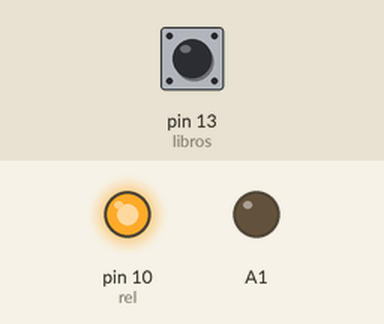
Bench run of a sketch on a simulated Arduino Uno, built with avr-gcc and run on an emulated ATmega328P. Parts: output pins drawn as LEDs (lit = HIGH). Inputs (shaded band) come from the test bench; at power-on: pin 13 (libros) HIGH. What the sketch prints to the serial monitor is not drawn.

Above: at 1.2 s.
1.3 s: pin 13 (libros) pulled LOW for 0.15 s
At 1.37 s:
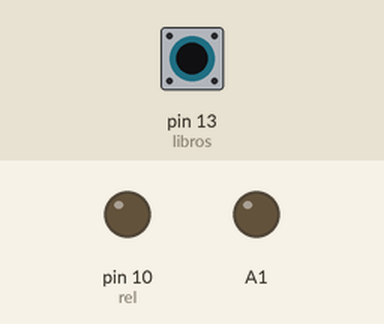
2.9 s: pin 13 (libros) pulled LOW for 3.2 s
At 7.2 s:
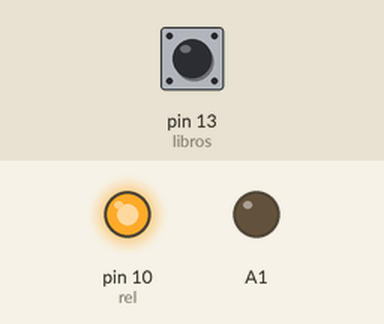
Timing chart, 0 to 8.7 s (numbered marks = the images above; inputs shaded):
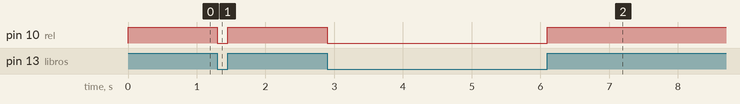

The sketch:

ajedres.ino
```cpp
const int libros = 13;
const int rel = 10;

void setup() {
 pinMode(rel,OUTPUT);
 pinMode(A1, OUTPUT);
  digitalWrite(A1, LOW);
 pinMode(libros,INPUT);
 digitalWrite(libros,HIGH);

Serial.begin(9600);

}

void loop() {

  Serial.print(digitalRead(libros));


  if(digitalRead(libros)){
       digitalWrite(rel,HIGH);

    }else{

      digitalWrite(rel,LOW);
      }

}
```

Measured:
- after the input at 1.3 s, pin 10 (rel): HIGH → LOW at once, → HIGH 0.15 s later
- after the input at 2.9 s, pin 10 (rel): HIGH → LOW at once, → HIGH 3.2 s later
